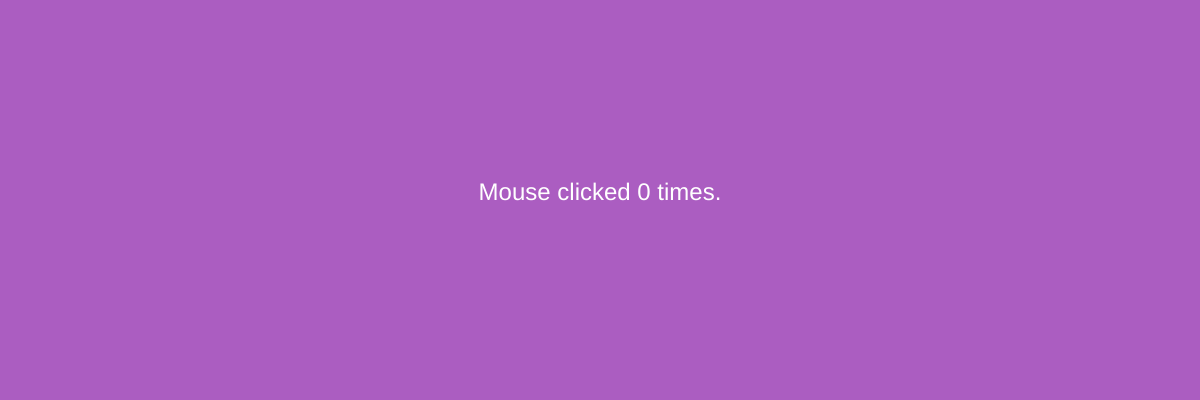
Frame 1 (no input)
Frame 60 (no input): identical to frame 1, image omitted
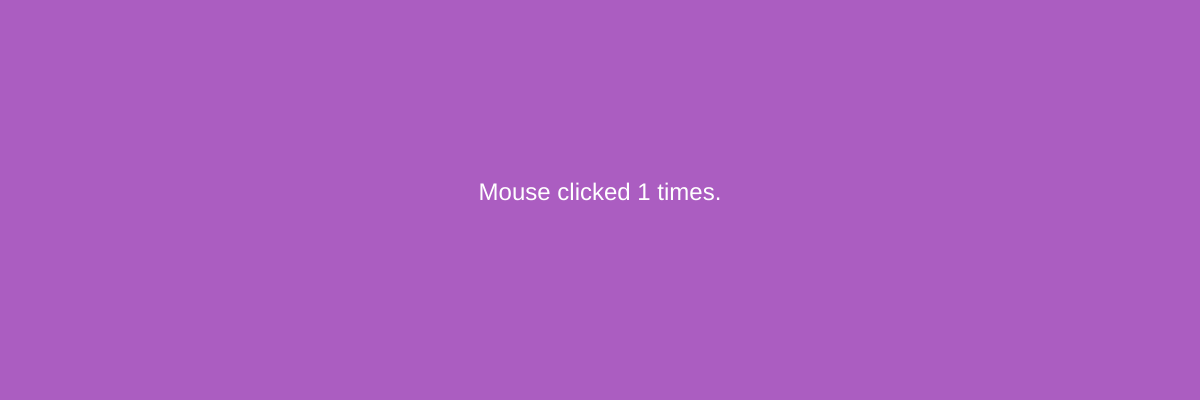
Frame 120 (the mouse pressed at the canvas centre since frame 60)

The p5.js sketch that drew these frames (run headless with seeded random() and noise() and a simulated clock; from frame 60 on, the mouse is pressed at the canvas centre):

// p5.js sketch
// ── sketch.js
function setup() {
    createCanvas( windowWidth, 400 );
}

var mouseCounter = 0;

function draw() {
    background( 'rgb(171, 93, 193)' );

    textSize(24);
    textAlign(CENTER);
    fill(255);

    // print the number of times
    // the mouse has been pressed.
    var str = "Mouse clicked " + mouseCounter + " times.";
    text( str, width/2, height/2 );
}

// mouse pressed event function
function mousePressed() {
    mouseCounter++;
    return false;
}
